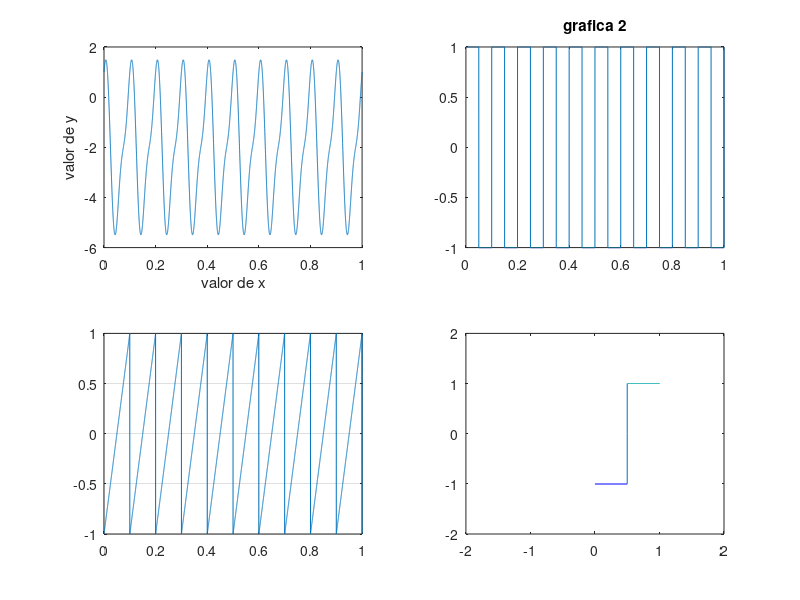

Write the MATLAB code that produced this figure.
%grafica 1
subplot(2,2,1);
t = 0:0.0001:1;
sen1 = -2+3*cos(20*pi*t) + sin(40*pi*t);
plot (t,sen1);
xlabel("valor de x");
ylabel("valor de y");

%grafica 2
subplot(2,2,2);
c = square(20*pi*t);

plot(t,c);
title("grafica 2");
%grafica 3
subplot(2,2,3);
saw = sawtooth(20*pi*t);

plot (t,saw);
grid on;

%grafica 4

subplot(2,2,4);
s = sign(t-0.5);
plot (t,s);
xlim([-2,2]);
ylim([-2,2]);
